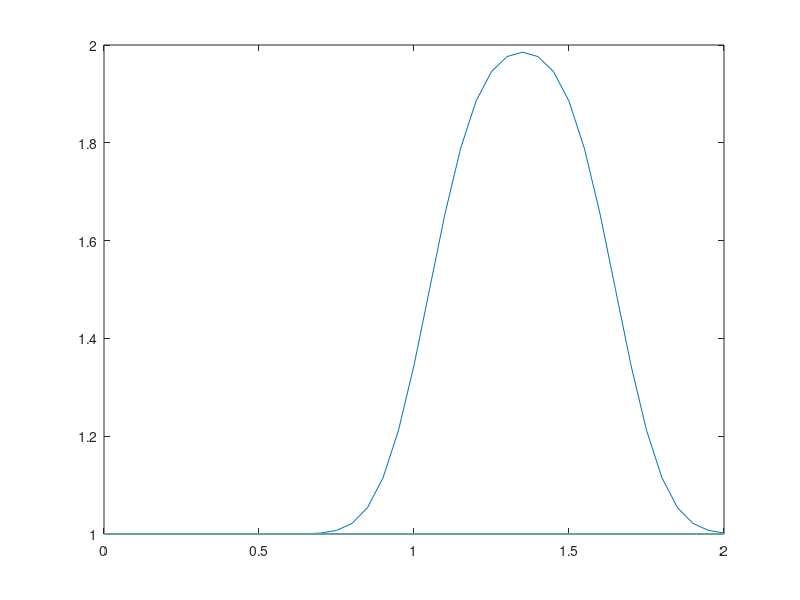

This figure's MATLAB source:
clear all;clc;
nx = 41;
dx = 2/(nx-1);
nt = 25;
dt = .025;
c = 1;
%creating one array of size nx with 1 as elements
u = ones(nx);
%setting u = 2 between 0.5 and 1 as per our I.C.s
u(0.5/dx:1/dx+1) = 2;

un = ones(nx);

for n = 1:nt
    un = u;
    for i = 2:nx
        u(i) = un(i) - c*dt/dx*(un(i)-un(i-1));
    end
end

plot(linspace(0,2,nx),u)